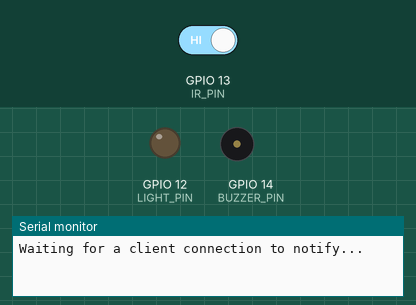
This sketch was run on a simulated ESP32. Shown: output pins drawn as LEDs (lit = HIGH), buzzer (waves = sounding, pin HIGH), the last lines printed to the serial monitor. Dashed ring = blinking. The inputs (shaded band) are chosen by the test bench; at power-on: GPIO 13 (IR_PIN) HIGH. Nothing arrives over Bluetooth unless stated; a phone connects over Bluetooth LE 3 s after start.

Above: at 1.2 s.
1.3 s: GPIO 13 (IR_PIN) driven LOW
At 1.6 s:
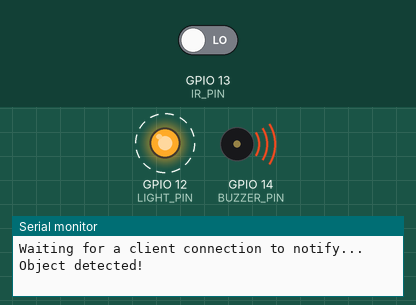
At 7.35 s:
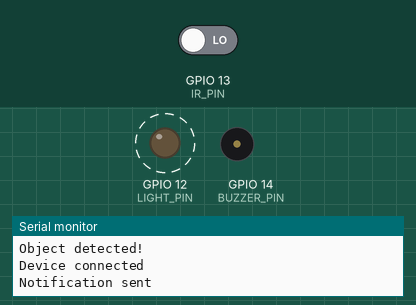
Timing chart, 0 to 10.3 s (numbered marks = the images above; inputs shaded):
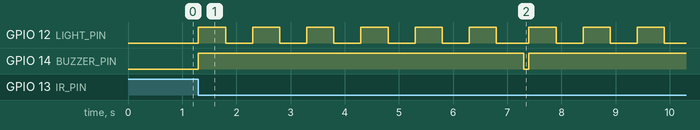

The sketch:

stranger_alart.ino
```cpp
#include <BLEDevice.h>
#include <BLEServer.h>
#include <BLEUtils.h>
#include <BLE2902.h>

// Configuration structure for easy management of settings
struct Config {
    static const int IR_PIN = 13;      // GPIO for IR sensor input
    static const int LIGHT_PIN = 12;   // GPIO for controlling the LED
    static const int BUZZER_PIN = 14;  // GPIO for controlling the buzzer
    static const char* DEVICE_NAME;
};

const char* Config::DEVICE_NAME = "ESP32_Security";

BLECharacteristic *pCharacteristic;
bool deviceConnected = false;
bool oldDeviceConnected = false;

// Callback class for handling BLE server events
class MyServerCallbacks: public BLEServerCallbacks {
    void onConnect(BLEServer* pServer) {
        deviceConnected = true;
        Serial.println("Device connected");
    }

    void onDisconnect(BLEServer* pServer) {
        deviceConnected = false;
        Serial.println("Device disconnected");
        pServer->getAdvertising()->start(); // Restart advertising to allow reconnection
    }
};

void setup() {
    Serial.begin(115200);
    pinMode(Config::IR_PIN, INPUT);
    pinMode(Config::LIGHT_PIN, OUTPUT);
    pinMode(Config::BUZZER_PIN, OUTPUT);

    // Initialize BLE device with a name
    BLEDevice::init(Config::DEVICE_NAME);

    // Create a BLE server
    BLEServer *pServer = BLEDevice::createServer();

    // Set the callback functions for server events
    pServer->setCallbacks(new MyServerCallbacks());

    // Create a BLE service
    BLEService *pService = pServer->createService(BLEUUID((uint16_t)0xFFE0));

    // Create a BLE characteristic for the service
    pCharacteristic = pService->createCharacteristic(
        BLEUUID((uint16_t)0xFFE1),
        BLECharacteristic::PROPERTY_READ | BLECharacteristic::PROPERTY_NOTIFY
    );

    // Add a descriptor to the characteristic
    pCharacteristic->addDescriptor(new BLE2902());

    // Start the service
    pService->start();

    // Start advertising the service to make it discoverable
    pServer->getAdvertising()->start();
    Serial.println("Waiting for a client connection to notify...");
}

void loop() {
    // Check if the device connection state has changed
    if (deviceConnected != oldDeviceConnected) {
        oldDeviceConnected = deviceConnected;
    }

    // Read the IR sensor value
    if (digitalRead(Config::IR_PIN) == LOW) { // Assuming the sensor outputs LOW when an object is detected
        Serial.println("Object detected!");

        // Turn on the buzzer for 5 seconds
        digitalWrite(Config::BUZZER_PIN, HIGH);

        // Blink the LED for 6 seconds at 1-second intervals
        for (int i = 0; i < 6; i++) {
            digitalWrite(Config::LIGHT_PIN, HIGH);
            delay(500);
            digitalWrite(Config::LIGHT_PIN, LOW);
            delay(500);
        }

        // If a BLE device is connected, send a notification
        if (deviceConnected) {
            pCharacteristic->setValue("Object detected!");
            pCharacteristic->notify();
            Serial.println("Notification sent");
        }

        // Turn off the buzzer after 5 seconds
        digitalWrite(Config::BUZZER_PIN, LOW);
    }

    // Small delay to reduce CPU usage and debounce
    delay(100);
}
```

Measured:
- after the input at 1.3 s, GPIO 12 (LIGHT_PIN): alternates HIGH for 0.50 s and LOW for 0.50 s, starting at once; GPIO 14 (BUZZER_PIN): LOW → HIGH at once, → LOW 6.0 s later, → HIGH 0.10 s later
